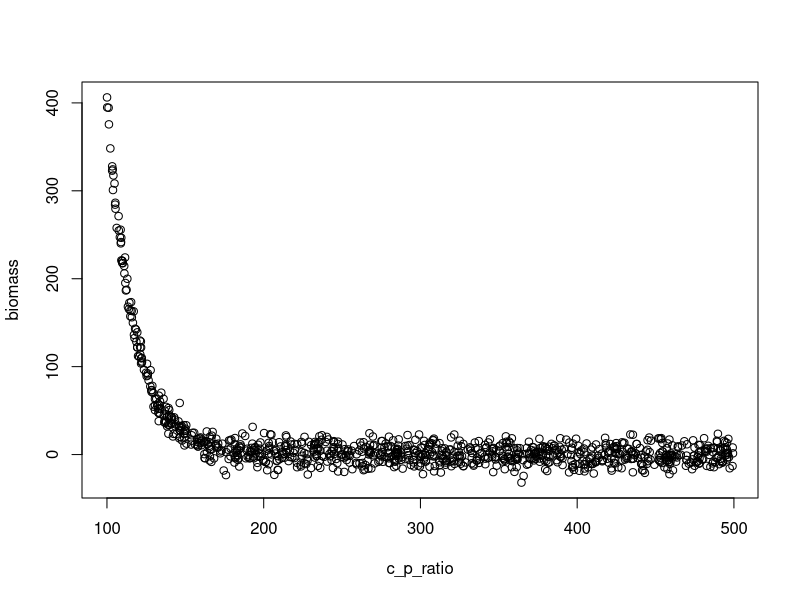

This figure's R source:
## ---- chunk 1
knitr::opts_chunk$set(echo = TRUE)
## ---- chunk 2

detFunc <- function(x,a,b){
  return(exp(-a*(x-b)))
}

# specify the inverse link function
invLink <- function(z){
  return(z)
}

# Simulate Data

c_p_ratio<- runif(1000,min=100, max=500) # Predictor

a<-.06
b<-200
biomass<-rnorm(1000,mean=detFunc(c_p_ratio,a,b), sd=10) #Response variabale

mydata<-data.frame("predictor" = c_p_ratio, "response"= biomass)

plot(c_p_ratio,biomass)

